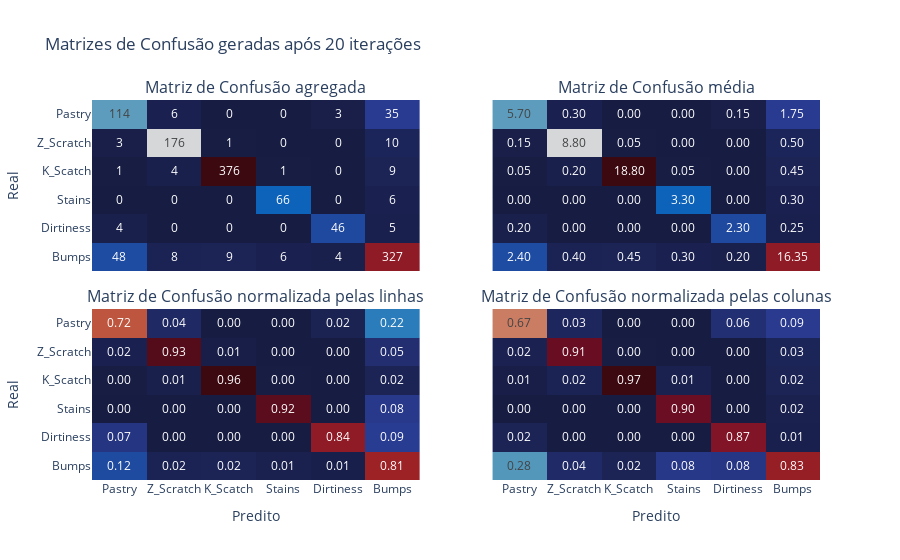

Notebook source saved alongside this figure:
### Code cell
plot_confusion_matrix(tree_res, export=True, filename='tree_cm', path='../figs/metrics')

### Figure 1 — Plotly figure (JSON) as saved in the notebook; plotly's stock layout.template omitted (floating-point values rounded to 4 significant figures)
{"data": [{"colorscale": [[0, "rgb(23, 28, 66)"], [0.09091, "rgb(41, 58, 143)"], [0.1818, "rgb(11, 102, 189)"], [0.2727, "rgb(69, 144, 185)"], [0.3636, "rgb(142, 181, 194)"], [0.4545, "rgb(210, 216, 219)"], [0.5455, "rgb(230, 210, 204)"], [0.6364, "rgb(213, 157, 137)"], [0.7273, "rgb(196, 101, 72)"], [0.8182, "rgb(172, 43, 36)"], [0.9091, "rgb(120, 14, 40)"], [1, "rgb(60, 9, 17)"]], "showscale": false, "text": [[114, 6, 0, 0, 3, 35], [3, 176, 1, 0, 0, 10], [1, 4, 376, 1, 0, 9], [0, 0, 0, 66, 0, 6], [4, 0, 0, 0, 46, 5], [48, 8, 9, 6, 4, 327]], "texttemplate": "%{text}", "type": "heatmap", "x": ["Pastry", "Z_Scratch", "K_Scatch", "Stains", "Dirtiness", "Bumps"], "xaxis": "x", "y": ["Pastry", "Z_Scratch", "K_Scatch", "Stains", "Dirtiness", "Bumps"], "yaxis": "y", "z": [[114, 6, 0, 0, 3, 35], [3, 176, 1, 0, 0, 10], [1, 4, 376, 1, 0, 9], [0, 0, 0, 66, 0, 6], [4, 0, 0, 0, 46, 5], [48, 8, 9, 6, 4, 327]]}, {"colorscale": [[0, "rgb(23, 28, 66)"], [0.09091, "rgb(41, 58, 143)"], [0.1818, "rgb(11, 102, 189)"], [0.2727, "rgb(69, 144, 185)"], [0.3636, "rgb(142, 181, 194)"], [0.4545, "rgb(210, 216, 219)"], [0.5455, "rgb(230, 210, 204)"], [0.6364, "rgb(213, 157, 137)"], [0.7273, "rgb(196, 101, 72)"], [0.8182, "rgb(172, 43, 36)"], [0.9091, "rgb(120, 14, 40)"], [1, "rgb(60, 9, 17)"]], "showscale": false, "text": [[5.7, 0.3, 0, 0, 0.15, 1.75], [0.15, 8.8, 0.05, 0, 0, 0.5], [0.05, 0.2, 18.8, 0.05, 0, 0.45], [0, 0, 0, 3.3, 0, 0.3], [0.2, 0, 0, 0, 2.3, 0.25], [2.4, 0.4, 0.45, 0.3, 0.2, 16.35]], "texttemplate": "%{text:.2f}", "type": "heatmap", "x": ["Pastry", "Z_Scratch", "K_Scatch", "Stains", "Dirtiness", "Bumps"], "xaxis": "x2", "y": ["Pastry", "Z_Scratch", "K_Scatch", "Stains", "Dirtiness", "Bumps"], "yaxis": "y2", "z": [[5.7, 0.3, 0, 0, 0.15, 1.75], [0.15, 8.8, 0.05, 0, 0, 0.5], [0.05, 0.2, 18.8, 0.05, 0, 0.45], [0, 0, 0, 3.3, 0, 0.3], [0.2, 0, 0, 0, 2.3, 0.25], [2.4, 0.4, 0.45, 0.3, 0.2, 16.35]]}, {"colorscale": [[0, "rgb(23, 28, 66)"], [0.09091, "rgb(41, 58, 143)"], [0.1818, "rgb(11, 102, 189)"], [0.2727, "rgb(69, 144, 185)"], [0.3636, "rgb(142, 181, 194)"], [0.4545, "rgb(210, 216, 219)"], [0.5455, "rgb(230, 210, 204)"], [0.6364, "rgb(213, 157, 137)"], [0.7273, "rgb(196, 101, 72)"], [0.8182, "rgb(172, 43, 36)"], [0.9091, "rgb(120, 14, 40)"], [1, "rgb(60, 9, 17)"]], "showscale": false, "text": [[0.7215, 0.03797, 0, 0, 0.01899, 0.2215], [0.01579, 0.9263, 0.005263, 0, 0, 0.05263], [0.002558, 0.01023, 0.9616, 0.002558, 0, 0.02302], [0, 0, 0, 0.9167, 0, 0.08333], [0.07273, 0, 0, 0, 0.8364, 0.09091], [0.1194, 0.0199, 0.02239, 0.01493, 0.00995, 0.8134]], "texttemplate": "%{text:.2f}", "type": "heatmap", "x": ["Pastry", "Z_Scratch", "K_Scatch", "Stains", "Dirtiness", "Bumps"], "xaxis": "x3", "y": ["Pastry", "Z_Scratch", "K_Scatch", "Stains", "Dirtiness", "Bumps"], "yaxis": "y3", "z": [[0.7215, 0.03797, 0, 0, 0.01899, 0.2215], [0.01579, 0.9263, 0.005263, 0, 0, 0.05263], [0.002558, 0.01023, 0.9616, 0.002558, 0, 0.02302], [0, 0, 0, 0.9167, 0, 0.08333], [0.07273, 0, 0, 0, 0.8364, 0.09091], [0.1194, 0.0199, 0.02239, 0.01493, 0.00995, 0.8134]]}, {"colorscale": [[0, "rgb(23, 28, 66)"], [0.09091, "rgb(41, 58, 143)"], [0.1818, "rgb(11, 102, 189)"], [0.2727, "rgb(69, 144, 185)"], [0.3636, "rgb(142, 181, 194)"], [0.4545, "rgb(210, 216, 219)"], [0.5455, "rgb(230, 210, 204)"], [0.6364, "rgb(213, 157, 137)"], [0.7273, "rgb(196, 101, 72)"], [0.8182, "rgb(172, 43, 36)"], [0.9091, "rgb(120, 14, 40)"], [1, "rgb(60, 9, 17)"]], "showscale": false, "text": [[0.6706, 0.03093, 0, 0, 0.0566, 0.08929], [0.01765, 0.9072, 0.002591, 0, 0, 0.02551], [0.005882, 0.02062, 0.9741, 0.0137, 0, 0.02296], [0, 0, 0, 0.9041, 0, 0.01531], [0.02353, 0, 0, 0, 0.8679, 0.01276], [0.2824, 0.04124, 0.02332, 0.08219, 0.07547, 0.8342]], "texttemplate": "%{text:.2f}", "type": "heatmap", "x": ["Pastry", "Z_Scratch", "K_Scatch", "Stains", "Dirtiness", "Bumps"], "xaxis": "x4", "y": ["Pastry", "Z_Scratch", "K_Scatch", "Stains", "Dirtiness", "Bumps"], "yaxis": "y4", "z": [[0.6706, 0.03093, 0, 0, 0.0566, 0.08929], [0.01765, 0.9072, 0.002591, 0, 0, 0.02551], [0.005882, 0.02062, 0.9741, 0.0137, 0, 0.02296], [0, 0, 0, 0.9041, 0, 0.01531], [0.02353, 0, 0, 0, 0.8679, 0.01276], [0.2824, 0.04124, 0.02332, 0.08219, 0.07547, 0.8342]]}], "layout": {"annotations": [{"font": {"size": 16}, "showarrow": false, "text": "Matriz de Confusão agregada", "x": 0.225, "xanchor": "center", "xref": "paper", "y": 1, "yanchor": "bottom", "yref": "paper"}, {"font": {"size": 16}, "showarrow": false, "text": "Matriz de Confusão média", "x": 0.775, "xanchor": "center", "xref": "paper", "y": 1, "yanchor": "bottom", "yref": "paper"}, {"font": {"size": 16}, "showarrow": false, "text": "Matriz de Confusão normalizada pelas linhas", "x": 0.225, "xanchor": "center", "xref": "paper", "y": 0.45, "yanchor": "bottom", "yref": "paper"}, {"font": {"size": 16}, "showarrow": false, "text": "Matriz de Confusão normalizada pelas colunas", "x": 0.775, "xanchor": "center", "xref": "paper", "y": 0.45, "yanchor": "bottom", "yref": "paper"}], "autosize": true, "title": {"text": "Matrizes de Confusão geradas após 20 iterações"}, "xaxis": {"anchor": "y", "autorange": true, "domain": [0, 0.45], "matches": "x3", "range": [-0.5, 5.5], "showspikes": false, "showticklabels": false, "type": "category"}, "xaxis2": {"anchor": "y2", "autorange": true, "domain": [0.55, 1], "matches": "x4", "range": [-0.5, 5.5], "showspikes": false, "showticklabels": false, "type": "category"}, "xaxis3": {"anchor": "y3", "autorange": true, "domain": [0, 0.45], "range": [-0.5, 5.5], "showspikes": false, "title": {"text": "Predito"}, "type": "category"}, "xaxis4": {"anchor": "y4", "autorange": true, "domain": [0.55, 1], "range": [-0.5, 5.5], "showspikes": false, "title": {"text": "Predito"}, "type": "category"}, "yaxis": {"anchor": "x", "autorange": true, "domain": [0.55, 1], "range": [5.5, -0.5], "showspikes": false, "title": {"text": "Real"}, "type": "category"}, "yaxis2": {"anchor": "x2", "autorange": true, "domain": [0.55, 1], "matches": "y", "range": [5.5, -0.5], "showspikes": false, "showticklabels": false, "type": "category"}, "yaxis3": {"anchor": "x3", "autorange": true, "domain": [0, 0.45], "range": [5.5, -0.5], "showspikes": false, "title": {"text": "Real"}, "type": "category"}, "yaxis4": {"anchor": "x4", "autorange": true, "domain": [0, 0.45], "matches": "y3", "range": [5.5, -0.5], "showspikes": false, "showticklabels": false, "type": "category"}}}
